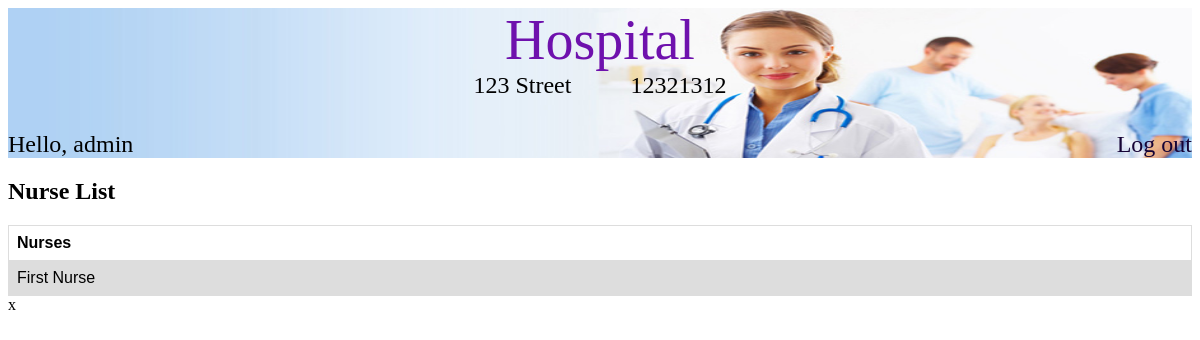
/nurses/ (signed in), run on the app's committed database.
### hospital/models.py (models this page shows, shortened)
class Hospital(models.Model):
    name = models.CharField(max_length=50)
    address = models.CharField(max_length=100)
    phone_number = models.CharField(max_length=10)
    patient_rooms = models.ManyToManyField(PatientRoom, symmetrical=False)
    surgery_rooms = models.ManyToManyField(SurgeryRoom, symmetrical=False)
    patients = models.ManyToManyField(Patient, symmetrical=False)
    doctors = models.ManyToManyField(Doctors, symmetrical=False)
    nurses = models.ManyToManyField(Nurses, symmetrical=False)

### Person/models.py (models this page shows)
class Employee(Persons):
    shift = models.CharField(max_length=200, default='', blank=True)
    jobDesc = models.CharField(max_length=200, default='', blank=True)
    salary = models.DecimalField(max_digits=7, decimal_places=0, default=Decimal('0.00'))
    class Meta:
        abstract=True

class Nurses(Employee):
    specialty = models.CharField(max_length=200, default='', blank=True)

### Person/views.py (the view)
# urls.py: url(r'^nurses/$',views.listNurses, name='nurse_list'),
def listNurses(request):
	hospital=get_object_or_404(Hospital, id=1)
	nurseList=hospital.nurses.all()
	print(nurseList)
	return render(request, 'listnurses.html', {'nurseList':nurseList, 'hospital':hospital})

### Person/models.py (called while the page is built)
    def __str__(self):
        return self.firstName+ " "+ self.lastName

### Person/templates/listnurses.html
{% extends "base.html" %}
{% block header %}
<div class="container_header">
    {% if hospital is not None %}
        <div class="container_hospital_info">
            <div class="hospital_title"><a class="hospital_title_text" href="{% url 'hospital:home' %}">{{ hospital.name }}</a></div>
            <div class="hospital_info">
                <div>{{ hospital.address }}</div>
                <div class="padding"></div>
                <div>{{ hospital.phone_number }}</div>
            </div>
        </div>
    {% else %}
        <a href="/" class="logo">My Hospital</a>
    {% endif %}
    <div class="container_user_info">
        {% if user.is_authenticated %}
            <div class="user_name_info">Hello, {{user.username}}</div>
            <div><a class="log_out" href="{% url 'accounts:logout' %}">Log out</a></div>
        {% else %}
            <a href="{% url 'accounts:login' %}">Log in</a>
        {% endif %}
    </div>
</div>
{% endblock %}
{% block content %}
    <div class="container_nurse">
        <h2 class="Nurse  List">Nurse List</h2>
        <table>
            <tr>
                <th class="nurse_name_table_header">Nurses</th>
            </tr>
            {%for nr in nurseList%}
                <tr class="table_row_nurse">
                    <td>{{nr.firstName}} {{nr.lastName}}</td>
                </tr>
            {%endfor%}
        </table>
    </div>x
{% endblock %}

### hospital/static/css/hospital.css (style rules this page uses)
table { font-family: arial, sans-serif; border-collapse: collapse; width: 100%; }
td, th { border: 1px solid #dddddd; text-align: left; padding: 8px; }
tr:nth-child(even) { background-color: #dddddd; }
.table_row_not_available, .table_row_available, .padding { width: 5%; }
.container_user_info, .hospital_info { display: flex; flex-direction: row; justify-content: space-between; }
.container_hospital_info { display: flex; flex-direction: column; align-items: center; }
.hospital_info { width: 100%; justify-content: center; }
.container_header { background-image: url("hospital.jpg"); background-size: 100% 100%; height: 150px; display: flex; flex-direction: column; justify-content: space-between; }
.hospital_title_text { font-family: "Times New Roman", Times, serif; font-size: 3.5em; text-decoration: none; color: #6e11ad; }
.hospital_info, .container_user_info { font-family: "Times New Roman", Times, serif; font-size: 1.5em; text-decoration: none; color: black; }
.log_out { color: #150335; text-decoration: none; }

### data on the page
Hospital: name "Hospital", address "123 Street", phone_number "12321312"
Nurses: firstName "First", lastName "Nurse"

### other printed values
{{ user.username }} "admin"
